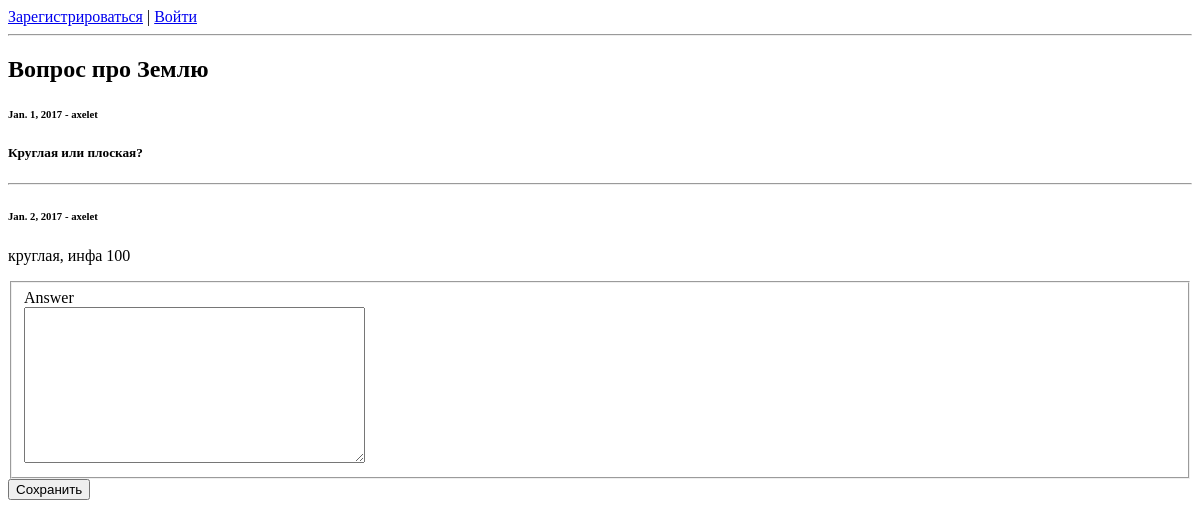
/question/1/, run on an earlier commit of the app's database.
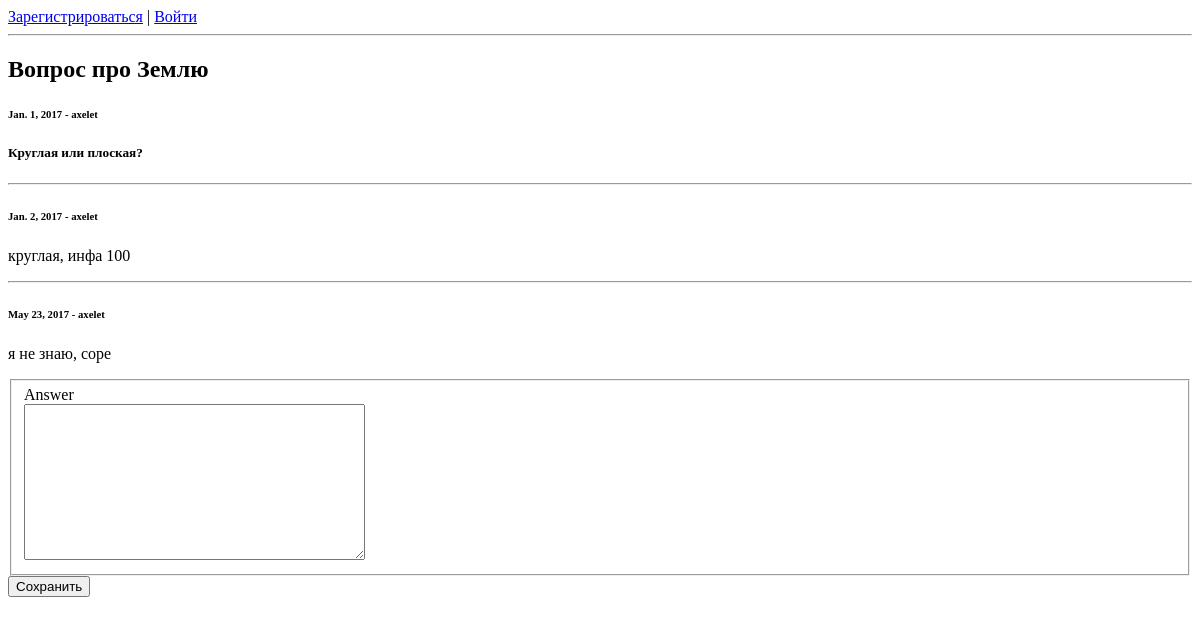
And on a later commit of the database.
### qa/models.py (models this page shows, shortened)
class Answer(models.Model):
    text = models.TextField()
    added_at = models.DateField(blank=True, auto_now_add=True)
    question = models.ForeignKey(Question)
    author = models.ForeignKey(User)

### qa/views.py (the view)
# urls.py: url(r'^question/([0-9]+)/', views.view_question),
def view_question(request, *args, **kwargs):
    question = get_object_or_404(Question, pk=args[0])
    answers = Answer.objects.filter(question=question)
    if request.method == 'POST':
        a = AnswerForm(request.user, question, request.POST)
        if a.is_valid():
            answer = a.save()
            url = question.get_absolute_url()
            return HttpResponseRedirect(url)
    else:
        a = AnswerForm(request.user, question)
    return render(request, 'question.html', {
        'Question': question,
        'Answers': answers,
        'answer_form': a,
    })

### qa/forms.py (shortened to what this page needs)
class AnswerForm(forms.Form):
    text = forms.CharField(label='Answer', widget=forms.Textarea)
    def __init__(self, user, question, *args, **kwargs):
        self.user = user
        self.question = question
        super(AnswerForm, self).__init__(*args, **kwargs)

### qa/templates/question.html (shortened to what this page needs)
{% extends "base.html" %}
{% block main_content %}
    <div id="question">
		<h2>{{ Question.title }}</h3>
		<h6>{{ Question.added_at }} - {{ Question.author }}<h5>
		<p>{{ Question.text }}</p>
	</div>
	<div id="answers">
			{% for answer in Answers %}
					<hr>
					<h6>{{ answer.added_at }} - {{ answer.author }}</h6>
					<p>{{ answer.text }}</p>
			{% endfor %}
	</div>
	<form class="" method="POST" action="/question/{{ Question.id }}/">
		<fieldset>
		    {% for field in answer_form %}
				<div class="control-group">
					<label class="control-label">{{ field.label }}</label>
					<div class="controls">{{ field }}</div>
				</div>
			{% endfor %}
		</fieldset>
		<div class="form-actions">
			<button type="SUBMIT" class="btn btn-primary">Сохранить</button>
		</div>
	</form>
{% endblock %}

What changed in the data, as far as the page shows it:
added Answer: added_at "May 23, 2017", author "axelet", text "я не знаю, соре"
